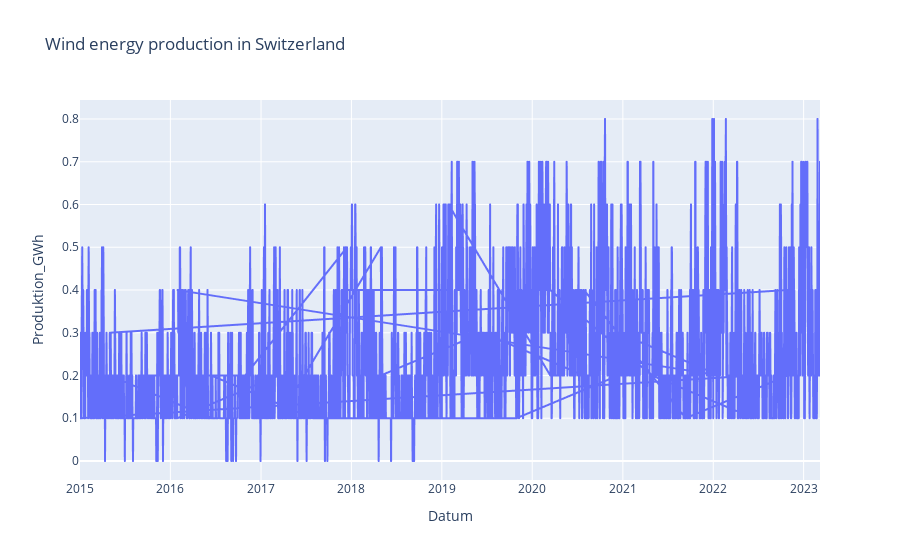

Source (notebook cell):
### Markdown cell above
# Interactive plots using plotly

### Code cell
pd.options.plotting.backend = 'plotly'

#Plot the first dataframe in plotly
df_wind.plot(kind='line', x='Datum', y='Produktion_GWh', title='Wind energy production in Switzerland')

### Figure 1 — Plotly figure (JSON) as saved in the notebook; plotly's stock layout.template omitted (floating-point values rounded to 4 significant figures; data arrays with more than 128 entries replaced by an {"elided": "..."} marker saying what was removed)
{"data": [{"hovertemplate": "Datum=%{x}<br>Produktion_GWh=%{y}<extra></extra>", "legendgroup": "", "line": {"color": "#636efa", "dash": "solid"}, "marker": {"symbol": "circle"}, "mode": "lines", "name": "", "showlegend": false, "type": "scattergl", "x": {"elided": "2989 str values"}, "xaxis": "x", "y": {"elided": "2989 float values"}, "yaxis": "y"}], "layout": {"legend": {"tracegroupgap": 0}, "title": {"text": "Wind energy production in Switzerland"}, "xaxis": {"anchor": "y", "domain": [0, 1], "title": {"text": "Datum"}}, "yaxis": {"anchor": "x", "domain": [0, 1], "title": {"text": "Produktion_GWh"}}}}
